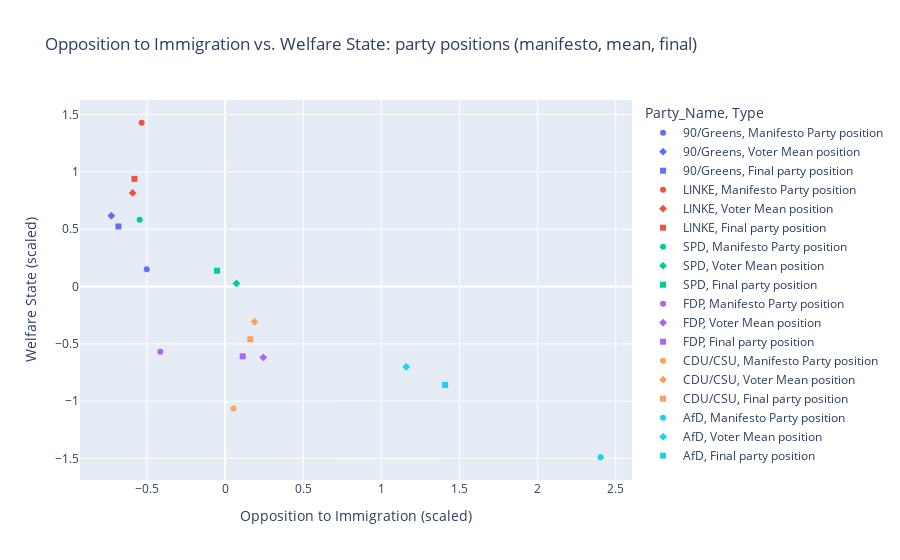

The notebook cell this image was saved under:
### Code cell
true_df = (party_scaled[['Party_Name', x_scaled, y_scaled]].rename(columns={x_scaled:'x', y_scaled:'y'}).assign(Type='Manifesto Party position'))

mean_df = (party_scaled[['Party_Name', x_vmean, y_vmean]].rename(columns={x_vmean:'x', y_vmean:'y'}).assign(Type='Voter Mean position'))

comb_df = (party_scaled[['Party_Name', x_comb, y_comb]].rename(columns={x_comb:'x', y_comb:'y'}).assign(Type='Final party position'))

# Stack them
plot_df = pd.concat([true_df, mean_df, comb_df], ignore_index=True)

# Scatter
fig = px.scatter(plot_df, x='x', y='y', color='Party_Name', symbol='Type',
                 title=f'{x_var} vs. {y_var}: party positions (manifesto, mean, final)',
                 labels={'x':f'{x_var} (scaled)', 'y':f'{y_var} (scaled)'})

# 4) Tweak marker sizes
fig.update_traces(
    selector=dict(Type='Manifesto Party position'),
    marker=dict(size=12, symbol='circle-open')
)
fig.update_traces(
    selector=dict(Type='Voter Mean position'),
    marker=dict(size=16, symbol='x', line=dict(width=3))
)
fig.update_traces(
    selector=dict(Type='Final party position'),
    marker=dict(size=12, symbol='diamond')
)

fig.show()

### Figure 1 — Plotly figure (JSON) as saved in the notebook; plotly's stock layout.template omitted (floating-point values rounded to 4 significant figures)
{"data": [{"hovertemplate": "Party_Name=90/Greens<br>Type=Manifesto Party position<br>Opposition to Immigration (scaled)=%{x}<br>Welfare State (scaled)=%{y}<extra></extra>", "legendgroup": "90/Greens, Manifesto Party position", "marker": {"color": "#636efa", "symbol": "circle"}, "mode": "markers", "name": "90/Greens, Manifesto Party position", "orientation": "v", "showlegend": true, "type": "scatter", "x": [-0.5017], "xaxis": "x", "y": [0.1509], "yaxis": "y"}, {"hovertemplate": "Party_Name=90/Greens<br>Type=Voter Mean position<br>Opposition to Immigration (scaled)=%{x}<br>Welfare State (scaled)=%{y}<extra></extra>", "legendgroup": "90/Greens, Voter Mean position", "marker": {"color": "#636efa", "symbol": "diamond"}, "mode": "markers", "name": "90/Greens, Voter Mean position", "orientation": "v", "showlegend": true, "type": "scatter", "x": [-0.7283], "xaxis": "x", "y": [0.6178], "yaxis": "y"}, {"hovertemplate": "Party_Name=90/Greens<br>Type=Final party position<br>Opposition to Immigration (scaled)=%{x}<br>Welfare State (scaled)=%{y}<extra></extra>", "legendgroup": "90/Greens, Final party position", "marker": {"color": "#636efa", "symbol": "square"}, "mode": "markers", "name": "90/Greens, Final party position", "orientation": "v", "showlegend": true, "type": "scatter", "x": [-0.683], "xaxis": "x", "y": [0.5244], "yaxis": "y"}, {"hovertemplate": "Party_Name=LINKE<br>Type=Manifesto Party position<br>Opposition to Immigration (scaled)=%{x}<br>Welfare State (scaled)=%{y}<extra></extra>", "legendgroup": "LINKE, Manifesto Party position", "marker": {"color": "#EF553B", "symbol": "circle"}, "mode": "markers", "name": "LINKE, Manifesto Party position", "orientation": "v", "showlegend": true, "type": "scatter", "x": [-0.5345], "xaxis": "x", "y": [1.429], "yaxis": "y"}, {"hovertemplate": "Party_Name=LINKE<br>Type=Voter Mean position<br>Opposition to Immigration (scaled)=%{x}<br>Welfare State (scaled)=%{y}<extra></extra>", "legendgroup": "LINKE, Voter Mean position", "marker": {"color": "#EF553B", "symbol": "diamond"}, "mode": "markers", "name": "LINKE, Voter Mean position", "orientation": "v", "showlegend": true, "type": "scatter", "x": [-0.5921], "xaxis": "x", "y": [0.8172], "yaxis": "y"}, {"hovertemplate": "Party_Name=LINKE<br>Type=Final party position<br>Opposition to Immigration (scaled)=%{x}<br>Welfare State (scaled)=%{y}<extra></extra>", "legendgroup": "LINKE, Final party position", "marker": {"color": "#EF553B", "symbol": "square"}, "mode": "markers", "name": "LINKE, Final party position", "orientation": "v", "showlegend": true, "type": "scatter", "x": [-0.5806], "xaxis": "x", "y": [0.9395], "yaxis": "y"}, {"hovertemplate": "Party_Name=SPD<br>Type=Manifesto Party position<br>Opposition to Immigration (scaled)=%{x}<br>Welfare State (scaled)=%{y}<extra></extra>", "legendgroup": "SPD, Manifesto Party position", "marker": {"color": "#00cc96", "symbol": "circle"}, "mode": "markers", "name": "SPD, Manifesto Party position", "orientation": "v", "showlegend": true, "type": "scatter", "x": [-0.547], "xaxis": "x", "y": [0.5831], "yaxis": "y"}, {"hovertemplate": "Party_Name=SPD<br>Type=Voter Mean position<br>Opposition to Immigration (scaled)=%{x}<br>Welfare State (scaled)=%{y}<extra></extra>", "legendgroup": "SPD, Voter Mean position", "marker": {"color": "#00cc96", "symbol": "diamond"}, "mode": "markers", "name": "SPD, Voter Mean position", "orientation": "v", "showlegend": true, "type": "scatter", "x": [0.07226], "xaxis": "x", "y": [0.02733], "yaxis": "y"}, {"hovertemplate": "Party_Name=SPD<br>Type=Final party position<br>Opposition to Immigration (scaled)=%{x}<br>Welfare State (scaled)=%{y}<extra></extra>", "legendgroup": "SPD, Final party position", "marker": {"color": "#00cc96", "symbol": "square"}, "mode": "markers", "name": "SPD, Final party position", "orientation": "v", "showlegend": true, "type": "scatter", "x": [-0.05158], "xaxis": "x", "y": [0.1385], "yaxis": "y"}, {"hovertemplate": "Party_Name=FDP<br>Type=Manifesto Party position<br>Opposition to Immigration (scaled)=%{x}<br>Welfare State (scaled)=%{y}<extra></extra>", "legendgroup": "FDP, Manifesto Party position", "marker": {"color": "#ab63fa", "symbol": "circle"}, "mode": "markers", "name": "FDP, Manifesto Party position", "orientation": "v", "showlegend": true, "type": "scatter", "x": [-0.4148], "xaxis": "x", "y": [-0.5694], "yaxis": "y"}, {"hovertemplate": "Party_Name=FDP<br>Type=Voter Mean position<br>Opposition to Immigration (scaled)=%{x}<br>Welfare State (scaled)=%{y}<extra></extra>", "legendgroup": "FDP, Voter Mean position", "marker": {"color": "#ab63fa", "symbol": "diamond"}, "mode": "markers", "name": "FDP, Voter Mean position", "orientation": "v", "showlegend": true, "type": "scatter", "x": [0.2441], "xaxis": "x", "y": [-0.6184], "yaxis": "y"}, {"hovertemplate": "Party_Name=FDP<br>Type=Final party position<br>Opposition to Immigration (scaled)=%{x}<br>Welfare State (scaled)=%{y}<extra></extra>", "legendgroup": "FDP, Final party position", "marker": {"color": "#ab63fa", "symbol": "square"}, "mode": "markers", "name": "FDP, Final party position", "orientation": "v", "showlegend": true, "type": "scatter", "x": [0.1123], "xaxis": "x", "y": [-0.6086], "yaxis": "y"}, {"hovertemplate": "Party_Name=CDU/CSU<br>Type=Manifesto Party position<br>Opposition to Immigration (scaled)=%{x}<br>Welfare State (scaled)=%{y}<extra></extra>", "legendgroup": "CDU/CSU, Manifesto Party position", "marker": {"color": "#FFA15A", "symbol": "circle"}, "mode": "markers", "name": "CDU/CSU, Manifesto Party position", "orientation": "v", "showlegend": true, "type": "scatter", "x": [0.05375], "xaxis": "x", "y": [-1.065], "yaxis": "y"}, {"hovertemplate": "Party_Name=CDU/CSU<br>Type=Voter Mean position<br>Opposition to Immigration (scaled)=%{x}<br>Welfare State (scaled)=%{y}<extra></extra>", "legendgroup": "CDU/CSU, Voter Mean position", "marker": {"color": "#FFA15A", "symbol": "diamond"}, "mode": "markers", "name": "CDU/CSU, Voter Mean position", "orientation": "v", "showlegend": true, "type": "scatter", "x": [0.1879], "xaxis": "x", "y": [-0.3077], "yaxis": "y"}, {"hovertemplate": "Party_Name=CDU/CSU<br>Type=Final party position<br>Opposition to Immigration (scaled)=%{x}<br>Welfare State (scaled)=%{y}<extra></extra>", "legendgroup": "CDU/CSU, Final party position", "marker": {"color": "#FFA15A", "symbol": "square"}, "mode": "markers", "name": "CDU/CSU, Final party position", "orientation": "v", "showlegend": true, "type": "scatter", "x": [0.1611], "xaxis": "x", "y": [-0.459], "yaxis": "y"}, {"hovertemplate": "Party_Name=AfD<br>Type=Manifesto Party position<br>Opposition to Immigration (scaled)=%{x}<br>Welfare State (scaled)=%{y}<extra></extra>", "legendgroup": "AfD, Manifesto Party position", "marker": {"color": "#19d3f3", "symbol": "circle"}, "mode": "markers", "name": "AfD, Manifesto Party position", "orientation": "v", "showlegend": true, "type": "scatter", "x": [2.404], "xaxis": "x", "y": [-1.489], "yaxis": "y"}, {"hovertemplate": "Party_Name=AfD<br>Type=Voter Mean position<br>Opposition to Immigration (scaled)=%{x}<br>Welfare State (scaled)=%{y}<extra></extra>", "legendgroup": "AfD, Voter Mean position", "marker": {"color": "#19d3f3", "symbol": "diamond"}, "mode": "markers", "name": "AfD, Voter Mean position", "orientation": "v", "showlegend": true, "type": "scatter", "x": [1.159], "xaxis": "x", "y": [-0.7], "yaxis": "y"}, {"hovertemplate": "Party_Name=AfD<br>Type=Final party position<br>Opposition to Immigration (scaled)=%{x}<br>Welfare State (scaled)=%{y}<extra></extra>", "legendgroup": "AfD, Final party position", "marker": {"color": "#19d3f3", "symbol": "square"}, "mode": "markers", "name": "AfD, Final party position", "orientation": "v", "showlegend": true, "type": "scatter", "x": [1.408], "xaxis": "x", "y": [-0.8578], "yaxis": "y"}], "layout": {"legend": {"title": {"text": "Party_Name, Type"}, "tracegroupgap": 0}, "title": {"text": "Opposition to Immigration vs. Welfare State: party positions (manifesto, mean, final)"}, "xaxis": {"anchor": "y", "domain": [0, 1], "title": {"text": "Opposition to Immigration (scaled)"}}, "yaxis": {"anchor": "x", "domain": [0, 1], "title": {"text": "Welfare State (scaled)"}}}}
